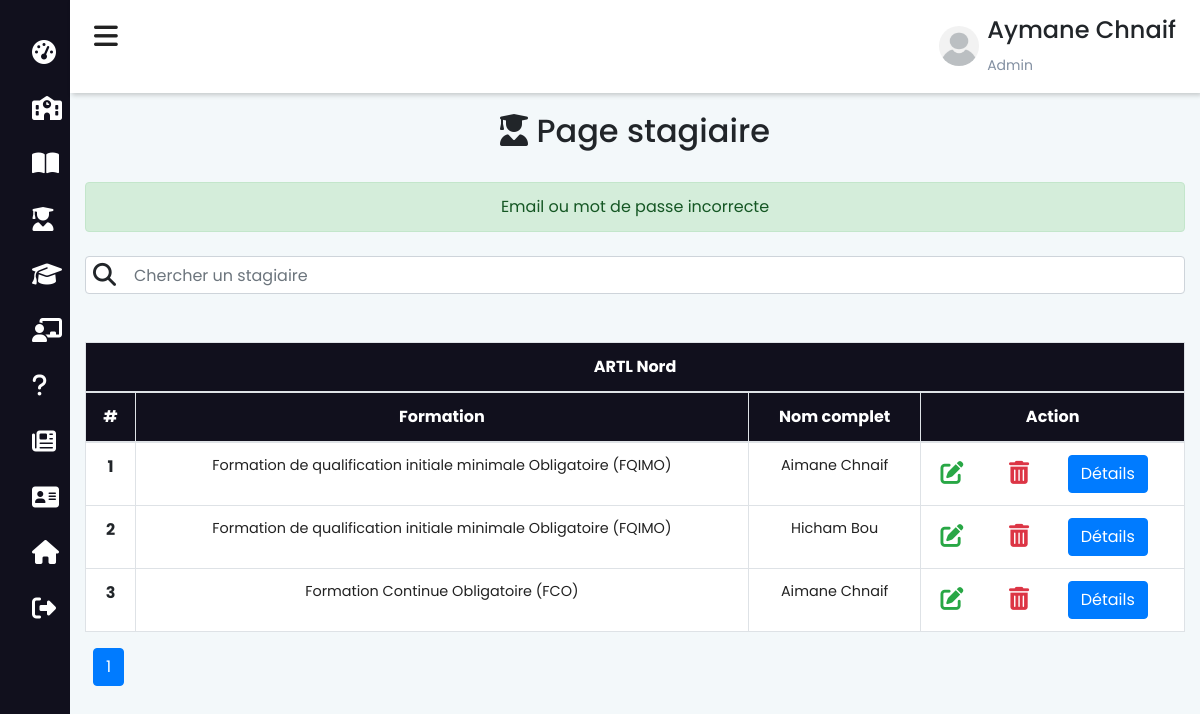
The page /admin/stagiaire.php (signed in) on the database its author committed.
### tables this page shows
CREATE TABLE `etudiant` (
  `etud_id` int(11) NOT NULL,
  `etud_nom` varchar(200) NOT NULL,
  `etud_nom_arab` varchar(200) NOT NULL,
  `etud_prenom` varchar(200) NOT NULL,
  `etud_prenom_arabe` varchar(200) NOT NULL,
  `etud_email` varchar(200) NOT NULL,
  `etud_telephone` varchar(200) NOT NULL,
  `etud_motdepasse` varchar(200) NOT NULL,
  `etud_cin` varchar(200) NOT NULL,
  `etud_formation` int(11) NOT NULL,
  `etud_naissance` date NOT NULL,
  `etud_lieu_naissance` varchar(50) NOT NULL,
  `etud_adress` varchar(200) NOT NULL,
  `etud_permis` varchar(200) NOT NULL,
  `etud_cat_permis` varchar(200) NOT NULL,
  `etude_carte_pro` varchar(200) NOT NULL,
  `etud_permis_obt` date NOT NULL DEFAULT current_timestamp(),
  `etud_scan_cin` varchar(200) NOT NULL,
  `etud_scan_permis` varchar(200) NOT NULL,
  `etud_scan_visite` varchar(200) NOT NULL,
  `etud_promos` int(11) DEFAULT NULL,
  `etud_image` varchar(500) NOT NULL,
  `etud_inscription` date NOT NULL DEFAULT current_timestamp()
);

CREATE TABLE `formation` (
  `for_id` int(11) NOT NULL,
  `for_nom` varchar(200) NOT NULL,
  `for_nom_arab` varchar(200) NOT NULL,
  `for_pres` text NOT NULL,
  `for_pres_arab` text NOT NULL,
  `for_descr` text NOT NULL,
  `for_desc_arab` text NOT NULL
);

### functions/db.php (called while the page is built, shortened)
<?php
    class DBController{
        protected $host = "localhost";
        protected $user = "root";
        protected $password = "";
        protected $db = "ecole";
        public function __construct(){
            $this->conn = mysqli_connect($this->host, $this->user, $this->password, $this->db);
        }
    }
?>

### admin/stagiaire.php (the view, shortened to what this page needs)
<?php include_once "../session.php"; ?>
<?php
$result = $db->conn->query("SELECT `etud_id` FROM `etudiant` INNER JOIN `formation` ON for_id=etud_formation");
$per_page = 20;
$start = 0;
$current_page = 1;
$record = $result->num_rows;
$pages = ceil($record / $per_page);
$result = $db->conn->query("SELECT * FROM `etudiant` INNER JOIN `formation` ON for_id=etud_formation LIMIT $start, $per_page");
?>
<!DOCTYPE html>
<html lang="en">
<head>
    <?php
        include_once "../includes/header.php";
    ?>
</head>
<body>
    <?php include_once "navbar-admin.php"; ?>
    <div class="main-content">
        <header>
            <?php include 'admin.php' ?>
        </header>
        <div class="container-fluid mt-5 pt-5">
            <div class="text-center py-3">
                <h2><i class="fas fa-user-graduate"></i> Page stagiaire</h2>
            </div>
            <?php
            if (isset($_SESSION['status'])) {
            ?>
                <div class='alert alert-success text-center mt-2' role='alert'><?php echo $_SESSION['status'] ?></div>
            <?php
            }
            ?>
            <div class="d-flex mt-4">
                <i class="fas fa-search position-awesome"></i>
                <input type="text" class="form-control px-5" id="search" placeholder="Chercher un stagiaire" name="nom">
            </div>
            <table class="table bg-white table-bordered mt-5">
                <thead class="text-center text-white" style="background-color: #11101d;">
                    <tr>
                        <th scope="col" colspan="9">ARTL Nord</th>
                    </tr>
                    <tr>
                        <th scope="col">#</th>
                        <th scope="col">Formation</th>
                        <th scope="col">Nom complet</th>
                        <th scope="col">Action</th>
                    </tr>
                </thead>
                <tbody class="text-center" id="result">
                    <?php
                    if ($result->num_rows <= 0) {
                    ?>
                        <tr>
                            <th scope="col" colspan="4">
                                <h2>Pas de statgiaire</h2>
                            </th>
                        </tr>
                        <?php
                    } else {
                        $i = 1;
                        while ($etudiant = $result->fetch_assoc()) {
                        ?>
                            <tr>
                                <th scope="row"><?php echo $i++ ?></th>
                                <td><?php echo $etudiant['for_nom']; ?></td>
                                <td><?php echo $etudiant['etud_prenom'] . " " . $etudiant['etud_nom']; ?></td>
                                <td>
                                    <div class="row align-items-center">
                                        <div class="col-md-3">
                                            <a href="modifier-stagiaire?id=<?php echo $etudiant['etud_id'] ?>" target="_blank">
                                                <i class="fas fa-edit text-success awesome-size"></i>
                                            </a>
                                        </div>
                                        <div class="col-md-3">
                                            <form action="" method="POST">
                                                <button type="submit" class="btn-style" name="submit_etudiant" onclick='return confirm("Voulez-vous supprimer ce stagiaire")'>
                                                    <i class="fas fa-trash-alt text-danger awesome-size"></i>
                                                </button>
                                            </form>
                                        </div>
                                        <div class="col-md-4">
                                            <button type="button" class="btn btn-primary btn-id" id="btn-id" data-toggle="modal" data-target="#exampleModal" data-id="<?php echo $etudiant['etud_id'] ?>">Détails</button>
                                        </div>
                                    </div>
                                </td>
                            </tr>
                    <?php
                        }
                    }
                    ?>
                </tbody>
            </table>
            <nav aria-label="Page navigation example" class="pb-1">
                <ul class="pagination">
                    <?php
                    for ($n = 1; $n <= $pages; $n++) {
                        $calss = '';
                        if ($current_page == $n) {
                            $calss = "active";
                        }
                    ?>
                        <li class="page-item <?php echo $calss ?> ml-2"><a class="page-link" href="?page=<?php echo $n ?>"><?php echo $n ?></a></li>
                    <?php
                    }
                    ?>
                </ul>
            </nav>
        </div>
</body>
</html>

### includes/style.php (style rules this page uses)
body { background-color: #F3F8FA; }
.position-awesome { position: absolute; font-size: 23px; margin-top: 7px; margin-left: 8px; z-index: 2; }
html { scroll-behavior: smooth; }
.awesome-size { font-size: 23px; cursor: pointer; }
.btn-style { background-color: transparent; border: none; }
* { -webkit-box-sizing: border-box; -moz-box-sizing: border-box; box-sizing: border-box; position: relative; }
:root { --main-color: #11101d; --color-dark: #1D2231; --text-grey: #8390A2; }
* { font-family: 'Poppins', sans-serif; }
.main-content { transition: margin-left 300ms; margin-left: 255px; }
header { background: #fff; display: flex; justify-content: space-between; padding: 1rem 1.5rem; box-shadow: 2px 2px 5px rgba(0, 0, 0, 0.2); position: fixed; left: 254px; top: 0; z-index: 100; width: calc(100% - 254px); transition: left 300ms; }
table { border-collapse: collapse; }
thead tr { border-top: 1px solid #f0f0f0; border-bottom: 2px solid #f0f0f0; }
td { padding: .5rem 1rem; font-size: .9rem; color: #222; }
@media only screen and (max-width: 1200px) { .main-content { margin-left: 70px; } }
@media only screen and (max-width: 1200px) { .main-content header { width: calc(100% - 70px); left: 70px; } }

### admin/navbar-admin.php (style rules this page uses)
* { padding: 0; margin: 0; box-sizing: border-box; list-style: none; text-decoration: none; }

### rows shown on the page
etudiant: etud_formation.for_nom "Formation de qualification initiale minimale Obligatoire (FQIMO)", etud_prenom "Aimane", etud_nom "Chnaif"
etudiant: etud_formation.for_nom "Formation de qualification initiale minimale Obligatoire (FQIMO)", etud_prenom "Hicham", etud_nom "Bou"
etudiant: etud_formation.for_nom "Formation Continue Obligatoire (FCO)", etud_prenom "Aimane", etud_nom "Chnaif"

### other values the page prints
$_SESSION['prenom'] "Aymane"
$_SESSION['nom'] "Chnaif"
$_SESSION['status'] "Email ou mot de passe incorrecte"
